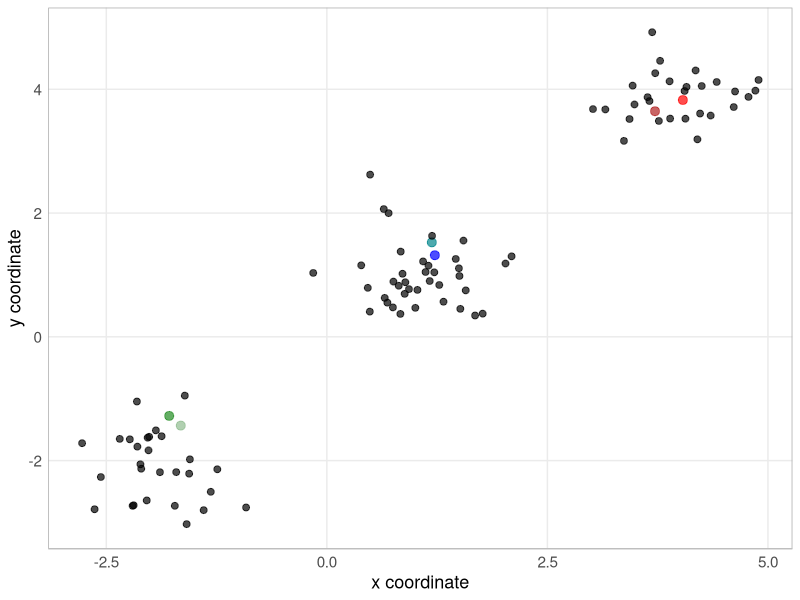
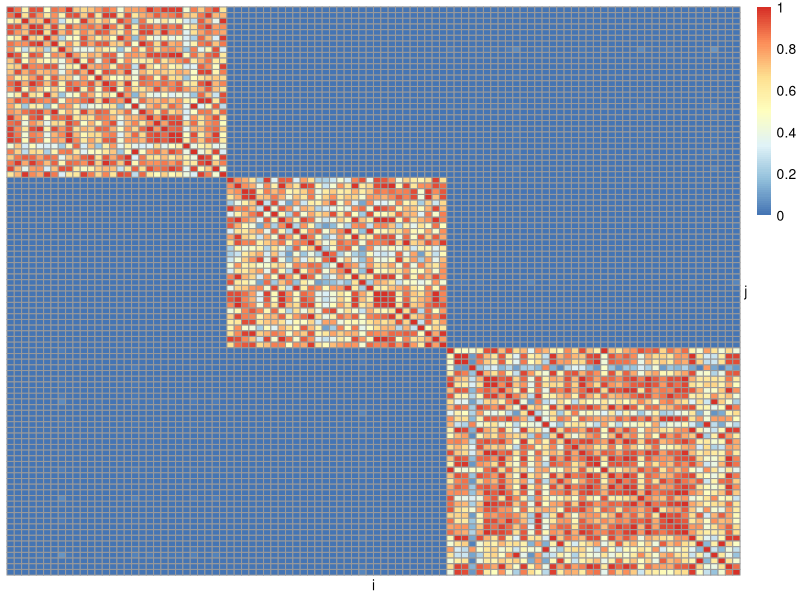
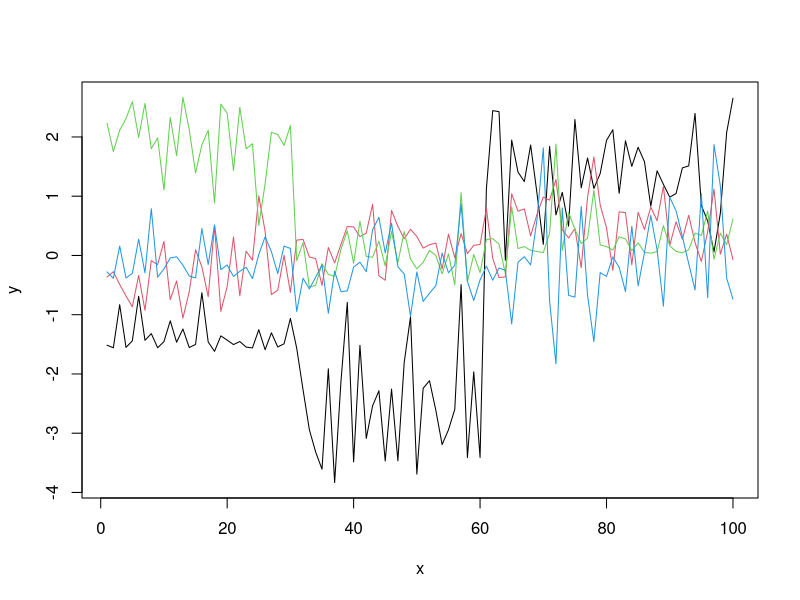
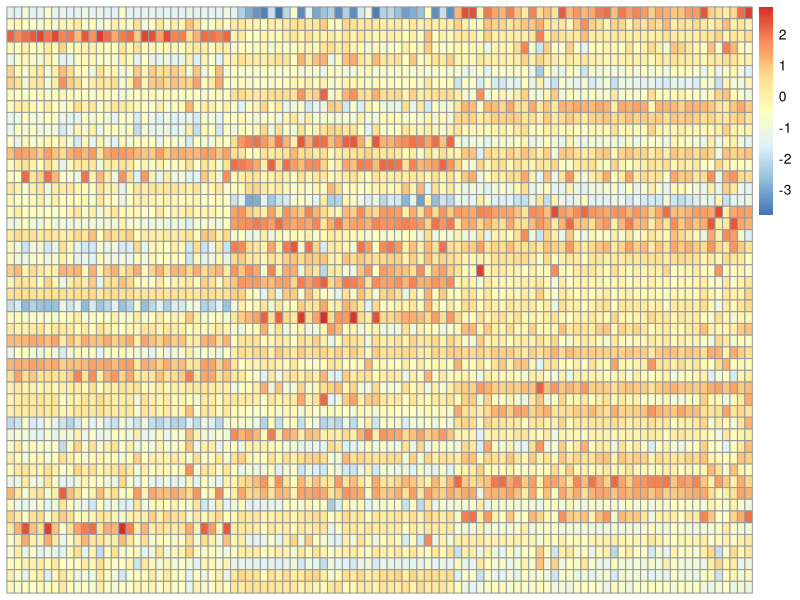
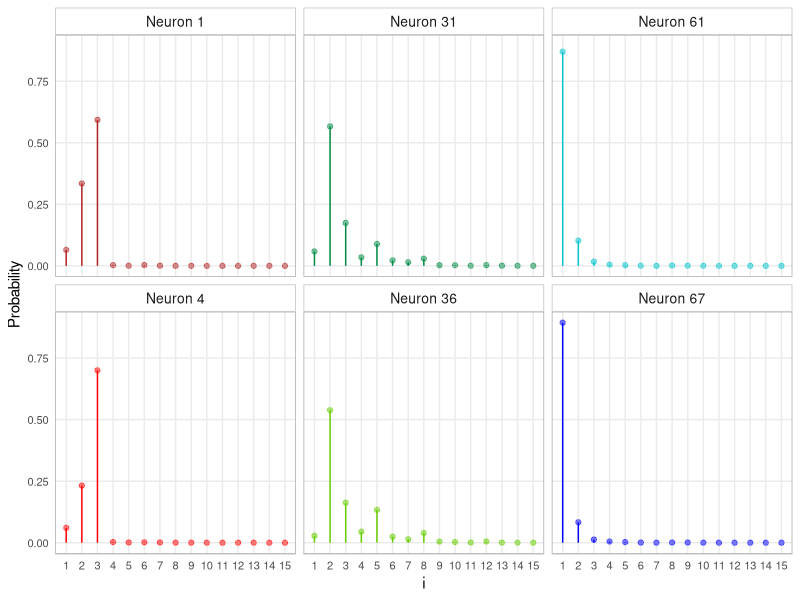
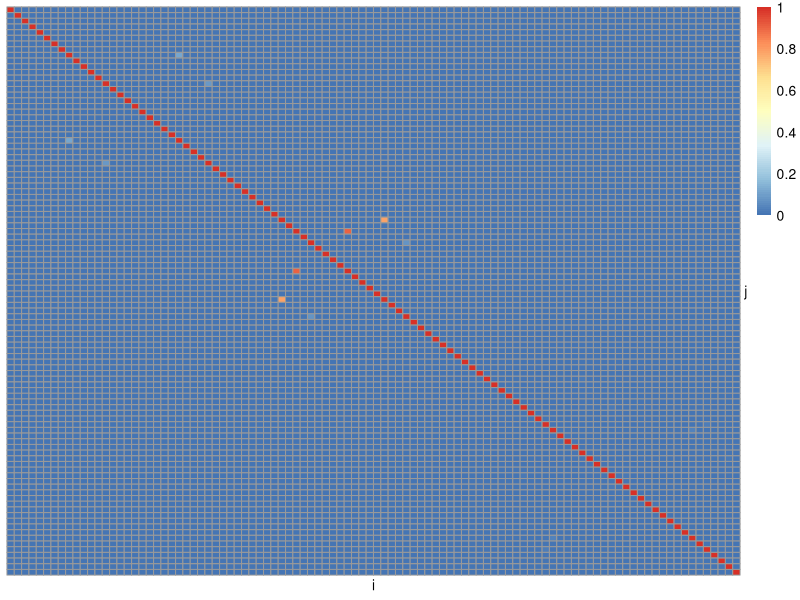
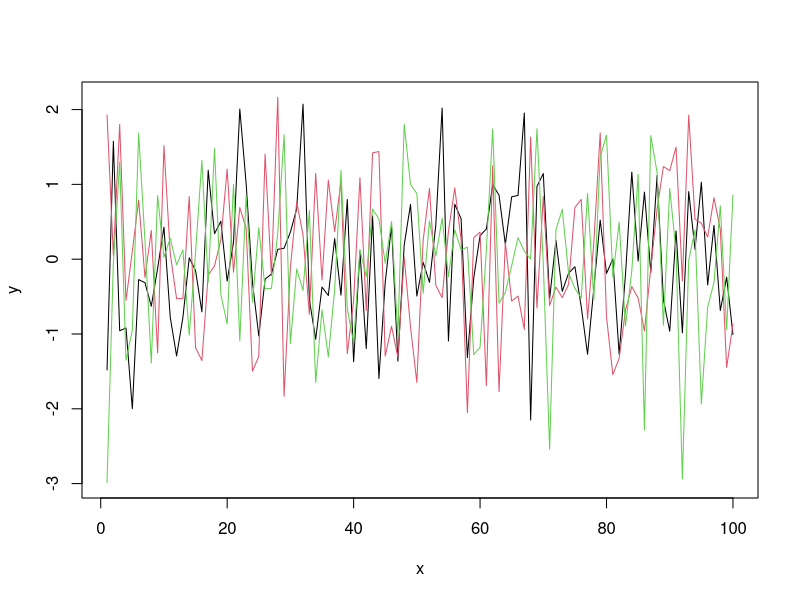
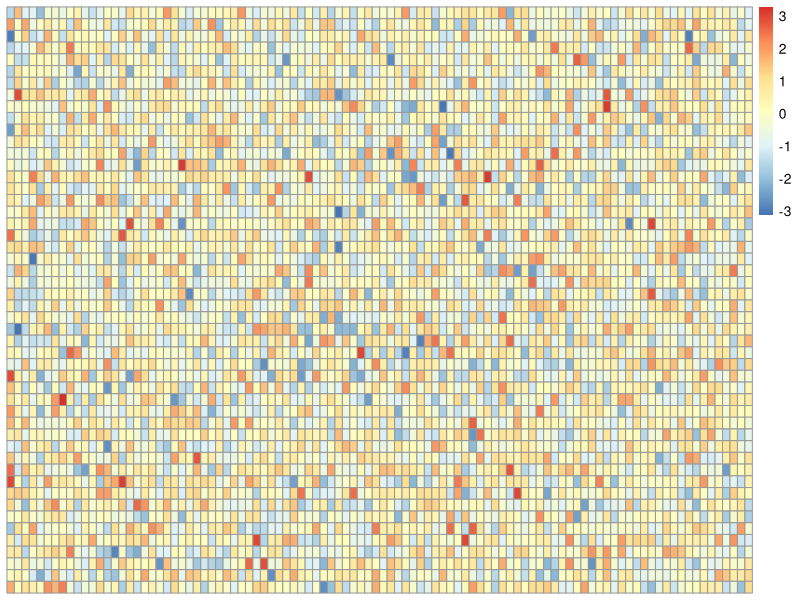

Write the R code that produced these figures, in order.

#---------# #---------# #---------# #---------# #---------# 
#---------#     Toy example from probit-SB      #---------# 
#---------# #---------# #---------# #---------# #---------# 

# The output of this script is not reported in the paper.
# We sample random distributions drawn from the probit-stick-breaking processes to study their behavior
# and visualize the influence of the parameter theta.

library(tidyverse)
library(mvtnorm)
library(viridisLite)

trunc <- 50


#---------# #---------# #---------# #---------# 
#---------#     Generate data       #---------# 
set.seed(123)
L <- replicate(2,rnorm(100,1,0.5))
L[1:30,] <- L[1:30,]+3
L[1:30+30,] <- L[1:30+30,]-3
truecl <- rep(1:3,c(30,30,40))

colneu = rep(1, nrow(L))
colneu[c(1,4,31,36,61,67)] = 2:7

sizeneu = rep(2, nrow(L))
sizeneu[c(1,4,31,36,61,67)] = 2.7

df = data.frame(cbind(L,truecl,factor(colneu),sizeneu))

colors = c("black", "firebrick", "red", "forestgreen", "darkseagreen", "turquoise4", "blue")
# locations
ggplot(data=df, aes(x=V1, y=V2, col=as.factor(V4))) + 
  geom_point(size = sizeneu, alpha = 0.7) +
  scale_color_manual(name="cluster", values = colors)+
  theme_minimal() +
  theme(
    panel.background = element_rect(fill='transparent', color=NA), #transparent panel bg
    plot.background = element_rect(fill='transparent', color=NA), #transparent plot bg
    # panel.grid.major = element_blank(), #remove major gridlines
    panel.grid.minor = element_blank(), #remove minor gridlines
    panel.border = element_rect(color = "darkgray ", fill=NA),
    # axis.line.y.left = element_line(color="gray"),
    axis.line.x.bottom = element_line(color="gray"),
    axis.text = element_text(size=11),
    axis.title = element_text(size=13),
    #
    legend.position = "none",
    legend.background = element_rect(fill='transparent', color = 'transparent'), #transparent legend bg
    legend.box.background = element_rect(fill='transparent', color="transparent"), #transparent legend panel
    legend.text = element_text(size=10),
    strip.text = element_text(size=13),
    strip.background = element_rect( fill=NA, color="gray" )
  )+
  xlab("x coordinate")  +
  ylab("y coordinate") 


ggsave("02_data_analysis/03_bSCDC_sensitivity_study/output_images/01_points_space.pdf", width = 6, height = 4.5)


#---------# #---------# #---------# #---------# #---------# #---------# #---------# #---------# 

#---------# #---------# #---------# #---------# #---------# 
#---------#     Probit-SB assuming theta = 1    #---------# 

theta <- 1
tau <- 1
cov <- tau * exp(-.5 * as.matrix(dist(L)^2) * theta) 
# covariance matrix
pheatmap::pheatmap(cov, cluster_rows = F,cluster_cols = F, #fontsize_row=0.2,fontsize_col=0.2,
                   labels_row= "j", labels_col= "i", angle_col = "0")


# generate 30 replicates of n-variates normal with this covariance matrix
set.seed(1234)
alpha <- rmvnorm(trunc,
                 rep(0,100),
                 sigma = cov)
matplot(t(alpha)[,1:4], type="l", xlab = "x", ylab = "y", lty=1)

pheatmap::pheatmap((alpha),cluster_rows = F,cluster_cols = F)


psbm <- function(a){
  n <- length(a)
  v <- pnorm(a)
  one_v <- 1-v
  W <- v
  W[2:n] <- v[2:n]*cumprod(one_v[1:(n-1)])
  return(W)
}


# 1,4,31,36,61,67
orderneu = paste("Neuron", sort(rep(c(1,4,31,36,61,67), 15)))
orderneu = factor(orderneu, levels = c("Neuron 1", "Neuron 31", "Neuron 61",
                                    "Neuron 4", "Neuron 36", "Neuron 67"))               

colorneu2 = sort(rep(1:6, 15)  )               

colors = c("firebrick", "red", "springgreen4", "chartreuse3", "turquoise3", "blue")

ggplot(data.frame("x"=rep(1:15,3), 
                  "prob"= c( psbm(alpha[,1])[1:15],
                             psbm(alpha[,4])[1:15],
                             psbm(alpha[,31])[1:15],
                             psbm(alpha[,36])[1:15],
                             psbm(alpha[,61])[1:15],
                             psbm(alpha[,67])[1:15]
                             ), 
                  "id" =  orderneu ,
                  "col" = factor(colorneu2)
                  ), aes(x=x, y=prob)) + 
  geom_point(aes(col=col), alpha=.5) + 
  geom_segment(aes(x=x, xend=x, y=0, yend=prob, col=col)) +
  theme_minimal() +
  theme(
    panel.background = element_rect(fill='transparent', color=NA), #transparent panel bg
    plot.background = element_rect(fill='transparent', color=NA), #transparent plot bg
    # panel.grid.major = element_blank(), #remove major gridlines
    panel.grid.minor = element_blank(), #remove minor gridlines
    panel.border = element_rect(color = "darkgray ", fill=NA),
    # axis.line.y.left = element_line(color="gray"),
    axis.line.x.bottom = element_line(color="gray"),
    axis.text = element_text(size=8),
    axis.title = element_text(size=11),
    #
    legend.position = "none",
    legend.background = element_rect(fill='transparent', color = 'transparent'), #transparent legend bg
    legend.box.background = element_rect(fill='transparent', color="transparent"), #transparent legend panel
    legend.text = element_text(size=10),
    strip.text = element_text(size=10),
    strip.background = element_rect( fill=NA, color="gray" )
  )+
  xlab("i")  +
  ylab("Probability") +
  scale_colour_manual(values=colors) + 
  scale_x_continuous(breaks=1:15, labels = ) +
  facet_wrap(~id, ncol=3)

ggsave("02_data_analysis/03_bSCDC_sensitivity_study/output_images/04_prob_theta1.pdf", width = 9, height = 5)





#---------# #---------# #---------# #---------# #---------# 
#---------#   Probit-SB assuming theta = 1000   #---------# 

theta <- 1000
tau <- 1
cov <- tau * exp(-.5 * as.matrix(dist(L)^2)*theta) 
# covariance matrix
pheatmap::pheatmap(cov, cluster_rows = F,cluster_cols = F, #fontsize_row=0.2,fontsize_col=0.2,
                   labels_row= "j", labels_col= "i", angle_col = "0")


# generate 30 replicates of n-variates normal with this covariance matrix
set.seed(12)
alpha <- rmvnorm(trunc,
                 rep(0,100),
                 sigma = cov)
matplot(t(alpha)[,1:3], type="l", xlab = "x", ylab = "y", lty=1)

pheatmap::pheatmap((alpha),cluster_rows = F,cluster_cols = F)


psbm <- function(a){
  n <- length(a)
  v <- pnorm(a)
  one_v <- 1-v
  W <- v
  W[2:n] <- v[2:n]*cumprod(one_v[1:(n-1)])
  return(W)
}

# 1,4,31,36,61,67
orderneu = paste("Neuron", sort(rep(c(1,4,31,36,61,67), 15)))
orderneu = factor(orderneu, levels = c("Neuron 1", "Neuron 31", "Neuron 61",
                                       "Neuron 4", "Neuron 36", "Neuron 67"))               

colorneu2 = sort(rep(1:6, 15)  )               

colors = c("firebrick", "red", "springgreen4", "chartreuse3", "turquoise3", "blue")

ggplot(data.frame("x"=rep(1:15,3), 
                  "prob"= c( psbm(alpha[,1])[1:15],
                             psbm(alpha[,4])[1:15],
                             psbm(alpha[,31])[1:15],
                             psbm(alpha[,36])[1:15],
                             psbm(alpha[,61])[1:15],
                             psbm(alpha[,67])[1:15]
                  ), 
                  "id" =  orderneu ,
                  "col" = factor(colorneu2)
), aes(x=x, y=prob)) + 
  geom_point(aes(col=col), alpha=.5) + 
  geom_segment(aes(x=x, xend=x, y=0, yend=prob, col=col)) +
  theme_minimal() +
  theme(
    panel.background = element_rect(fill='transparent', color=NA), #transparent panel bg
    plot.background = element_rect(fill='transparent', color=NA), #transparent plot bg
    # panel.grid.major = element_blank(), #remove major gridlines
    panel.grid.minor = element_blank(), #remove minor gridlines
    panel.border = element_rect(color = "darkgray ", fill=NA),
    # axis.line.y.left = element_line(color="gray"),
    axis.line.x.bottom = element_line(color="gray"),
    axis.text = element_text(size=8),
    axis.title = element_text(size=11),
    #
    legend.position = "none",
    legend.background = element_rect(fill='transparent', color = 'transparent'), #transparent legend bg
    legend.box.background = element_rect(fill='transparent', color="transparent"), #transparent legend panel
    legend.text = element_text(size=10),
    strip.text = element_text(size=10),
    strip.background = element_rect( fill=NA, color="gray" )
  )+
  xlab("i")  +
  ylab("Probability") +
  scale_colour_manual(values=colors) + 
  scale_x_continuous(breaks=1:15, labels = ) +
  facet_wrap(~id, ncol=3)

ggsave("02_data_analysis/03_bSCDC_sensitivity_study/output_images/05_prob_theta1000.pdf", width = 9, height = 5)
